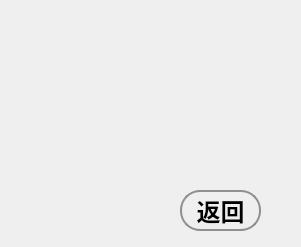
<?xml version="1.0" encoding="UTF-8"?>
<ui version="4.0">
 <class>NotifyDig</class>
 <widget class="QWidget" name="NotifyDig">
  <property name="geometry">
   <rect>
    <x>0</x>
    <y>0</y>
    <width>301</width>
    <height>247</height>
   </rect>
  </property>
  <property name="windowTitle">
   <string>Form</string>
  </property>
  <widget class="QLabel" name="notifyLabel">
   <property name="geometry">
    <rect>
     <x>60</x>
     <y>60</y>
     <width>171</width>
     <height>101</height>
    </rect>
   </property>
   <property name="text">
    <string/>
   </property>
  </widget>
  <widget class="QPushButton" name="backBt">
   <property name="geometry">
    <rect>
     <x>180</x>
     <y>190</y>
     <width>81</width>
     <height>41</height>
    </rect>
   </property>
   <property name="font">
    <font>
     <family>Microsoft Sans Serif</family>
     <pointsize>18</pointsize>
     <weight>75</weight>
     <bold>true</bold>
    </font>
   </property>
   <property name="styleSheet">
    <string notr="true">QPushButton {
         border: 2px solid #8f8f91;
         border-radius: 20px;
         background-color: qlineargradient(x1: 0, y1: 0, x2: 0, y2: 1,
                                           stop: 0 #00A1F1, stop: 1 #0072C6);
     }
 
     QPushButton:pressed {
         background-color: qlineargradient(x1: 0, y1: 0, x2: 0, y2: 1,
                                           stop: 0 #dadbde, stop: 1 #f6f7fa);
     }
 QPushButton:default {
         border-color: navy; /* 使得按钮显示变得更加突出 */
     }
</string>
   </property>
   <property name="text">
    <string>返回</string>
   </property>
  </widget>
 </widget>
 <resources/>
 <connections/>
</ui>
